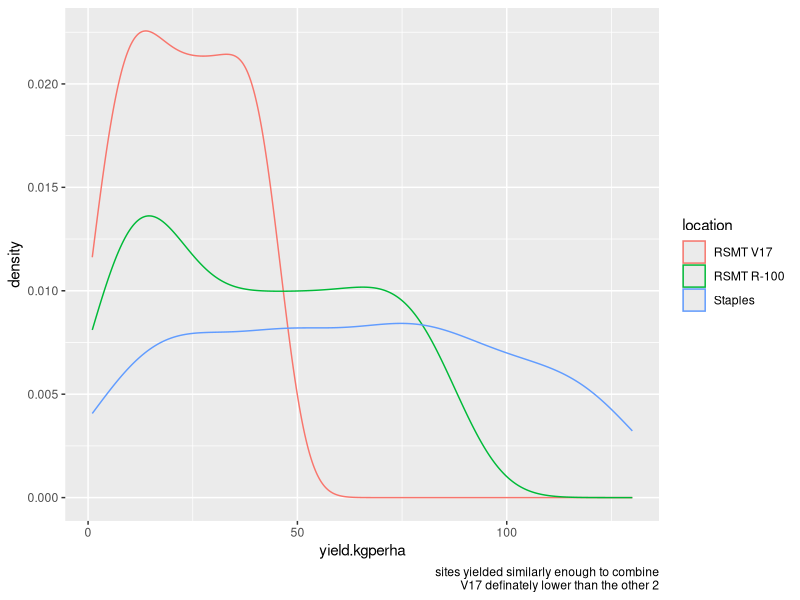

Here is the R script that generated this plot: (Note: this script raises an error after producing the figure.)
# Targeted hypothesis testing of the N-rate timing dataset
# Jesse
# 9Dec2022
# Due date: 12Dec2022


# Preliminary findings ----------------------------------------------------

# I read the report by Dominic and I felt we need to simplify the analysis and story. 

# if there's time and space we can expand with supplementary material and the
# more complex aspects of the models dominic fitted and the limitations of the
# conclusions we can draw from them.

# It seems dominic analyzed each site seperately and each have their own
# Rmarkdown files. Dataframe naming is not consistent. Sometimes 0N plots are
# "Unfertilized", sometimes "control", sometimes "ntiming_update", sometimes
# "nupdate_timing".

# comments ----------------------------------------------------------------

# grain yields are ranging from 10-100 kg ha at each site, is this a conversion
# error?

# staples dataset makes the most sense and feels like the strongest dataset 

# r100 seems weird, unfertilized and low fertilized did best--was this due to
# lodging?

# V17 seems good, but less responsive to treatments

# key conclusions ---------------------------------------------------------

# yields differ among stand age
# yields differ in plots that were not fertilized vs plots that were fertilized


# import data -------------------------------------------------------------
library(tidyverse)
library(lme4)
library(emmeans)

# see "import_data_allsites.R"

# import data separately from sites ---------------------------------------

# Bringing in datasets from Dominics markdown files for hypothesis testing, each
# site remains separate

rsmtv17<- read.csv("Rosemount-V17.csv", header=T)
rsmtv17 %>% 
  rename_all(tolower) %>% 
  dplyr::select(year,experiment,location,id,treatment,
                napplied,ntiming,stand.age,block,
                yield.kgperha
  ) %>% 
  mutate_all(factor) %>% 
  mutate(yield.kgperha = as.numeric(yield.kgperha)) -> dat_v17

r100<- read.csv("Rosemount_R100.csv")

r100 %>% 
  rename_all(tolower) %>% 
  # colnames()
  dplyr::select(year,experiment,location,id,treatment,
                napplied,ntiming,stand.age,block,
                ntiming_newlabel,
                napplied_update,
                yield.kgperha
  ) %>% 
  mutate_all(factor) %>% 
  mutate(yield.kgperha = as.numeric(yield.kgperha)) -> dat_r100

# there are multiple staples datasets
staples <- read.csv("Staples.csv")
staples_split <- read.csv("Staples.Nsplit.analysis.only.csv")

staples %>% 
  rename_all(tolower) %>% 
  # colnames()
  dplyr::select(year,experiment,location,id,treatment,
                napplied,ntiming,stand.age,block,
                ntiming_actual, #is ntiming actual same as ntiming_newlabel?
                updatednrate, #same as napplied_update
                updatedncumsum,
                yield.kgperha,
                cumulative.grain.yield
  ) %>% 
  mutate_all(factor) %>% 
  mutate(yield.kgperha = as.numeric(yield.kgperha),
         cumulative.grain.yield = as.numeric(cumulative.grain.yield)) -> dat_staples

dat_staples %>% 
  filter(ntiming == "Unfertilized" |
           ntiming == "Fall" |
           ntiming == "Spring") -> dat_staples_fallspring

staples_split  %>% 
  rename_all(tolower) %>% 
  # colnames()
  dplyr::select(year,experiment,location,id,treatment,
                napplied,ntiming,stand.age,block,
                summernrate, #only thing different
                yield.kgperha
  ) %>% 
  mutate_all(factor) %>% 
  mutate(yield.kgperha = as.numeric(yield.kgperha)) -> dat_staples_split

# seems like dat_staples is most robust, but lacks summernrate factor



# Combining across sites --------------------------------------------------

# Since N rates and timing were not consistent across sites, analyzing sites
# together is difficult. 

dat_v17 %>% 
  bind_rows(dat_r100) %>% 
  bind_rows(dat_staples) %>% 
  ggplot(aes(yield.kgperha)) +
  geom_density(aes(col=location)) +
  labs(caption = "sites yielded similarly enough to combine
       V17 definately lower than the other 2")


# Option 1: 3 sites, filtered  dataset

# 3 timings: 0N, spring, fall

# [0N, spring(staples+r100:60 spring, v17:80 spring), fall(staples+r100:60 fall,
# v17:80 fall]

dat_v17 %>% 
  # distinct(treatment)
  filter(treatment != "80 Split") %>% 
  # colnames()
  mutate(timing = if_else(
    treatment == "80 Fall",
    "fall",
    if_else(
      treatment == "80 Spring",
      "spring",
      "control"
    )
  )) -> dat_v17_tiny

dat_r100 %>% 
  # distinct(treatment)
  filter(treatment == "60 spring" |
           treatment == "60 fall" |
           treatment == "control") %>% 
  # distinct(treatment)
  # colnames()
  mutate(timing = if_else(
    treatment == "60 fall",
    "fall",
    if_else(
      treatment == "60 spring",
      "spring",
      "control"
    )
  )) -> dat_r100_tiny


dat_staples %>% 
  # distinct(treatment)
  filter(treatment == "60 spring" |
           treatment == "60 fall" |
           treatment == "control") %>% 
  # distinct(treatment)
  # colnames()
  mutate(timing = if_else(
    treatment == "60 fall",
    "fall",
    if_else(
      treatment == "60 spring",
      "spring",
      "control"
    )
  )) -> dat_staples_tiny


# n=27 for each timing

dat_v17_tiny %>% 
  bind_rows(dat_r100_tiny) %>% 
  bind_rows(dat_staples_tiny) %>% 
  # group_by(timing) %>% 
  # tally()
  # filter(timing != "control") %>% 
  # lm(yield.kgperha~timing*stand.age*location,.) %>%
  # lmer(yield.kgperha ~ timing*stand.age +
  #        (1|location),.) %>% 
  # car::Anova()
  # anova()
  # emmeans(~timing*stand.age*location) %>% 
  # multcomp::cld(Letters=letters,reverse=T)
  # as_tibble()
mutate(location = fct_relevel(location,
                              "RSMT V17",
                              .before = "Staples")) %>%
  ggplot(aes(timing,yield.kgperha)) +
  stat_summary() +
  facet_wrap(~location*stand.age,
             scales = "free") +
  labs(caption = "staples shows what I expect...spring does best in yr 1, then fall for year 2 and 3
  r100 continues to be weird, v17 doesn't show much of a timing difference")

# CONCLUSION: Combining across sites shows no effect of fertilizer timing on
# yield except that it's better than not fertilzing. Sites are different,
# staples shows what I would expect (fertilize in spring for year 1 and then
# fall for year 2 and 3), R100 makes no sense and V17 shows little difference in
# timing. Could be explained by sandy staples soil being more responsive to
# fertilizer and V17 just being less responsive. It's a solid conclusion.

# BUT WE NEED TO CHANGE HOW WE CATEGORIZE TIMING
# year1 yields for fall fertilizer is no fertilizer

dat_v17_tiny %>% 
  bind_rows(dat_r100_tiny) %>% 
  bind_rows(dat_staples_tiny) %>%
  mutate(
    timing_improved = if_else(
      timing=="fall" & stand.age == "1",
      "control",
      timing
    ),
    .after=timing
  ) 


# Option 2: 2 sites, 18 treatments

# R100 does not have data for stand.age == 1, so to keep it balanced we need to
# remove the stand.age == 1 data from Staples. n=6 per treatment per site

dat_r100 %>% 
  bind_rows(dat_staples) %>% 
  # drop_na(yield.kgperha) %>%
  # distinct(stand.age)
  filter(stand.age != "1") %>% #R100 does not have 1st year stand age, so remove from stapes
  lm(
    yield.kgperha~treatment*stand.age*location,
    .) %>%
  # anova()
  emmeans(
    # ~treatment:stand.age
    ~treatment*location
  ) %>%
  multcomp::cld()
# ggplot(aes(location,yield.kgperha,
#            col=treatment,
#            fill = treatment)) +
# stat_summary(geom = "bar",
#              position = position_dodge(.6),
#              width=.6,
#              col=1)

# fall applied fertilizer is better in Staples (because we removed year 1 data)
# and the control and low fertiliy 60N treatments are best in R100 because R100
# data is weird. 

# CONCLUSION: Not a good option combining R100 with Staples. We need to cut out
# stand.age==1 data from staples to make comparison and the R100 data just adds
# more noise than insight...unless the insight is that kernza yield response to
# N is noisy--which will need to be discussed, but missing that first stand age
# data is devastating to the story and the control yielding near highest in R100
# makes me think either N was not limiting in R100, fertility treatments were
# incorrectly applied, N caused a penalty due to drought. The impact of N on
# kernza stands in year 2 and 3 is an angle, but we don't want to analyze with
# treatment as a factor with 18 levels but by grouping by timing or rate or split


# START - TIMING AND RATE ON 2-3 YR OLD STANDS FOR GRAIN YIELD
# may need to add in columns to R100
# nappliedupdate
# ntiming_Actual

# dat_r100 %>% 
#   bind_rows(dat_staples) %>% 
#   # colnames()
#   group_by(location,updatednrate) %>% 
#   tally()
#   filter(stand.age != "1") %>% #R100 does not have 1st year stand age, so remove from stapes
#   lm(
#     yield.kgperha~updatednrate,
#     # yield.kgperha~ntiming_actual,
#     .) %>%
#   anova()
#   emmeans(
#     # ~treatment:stand.age
#     ~ntiming_actual
#   ) %>%
#   multcomp::cld()
# END - TIMING AND RATE ON 2-3 YR OLD STANDS FOR GRAIN YIELD



# Option 3: Analyze all sites seperately

# This is what Dominic did. It seems R100 data showed no response to N, whereas
# Staples and V17 did.


# Option 4: Generate new dataset 

# The first solution is making a vector that is N applied prior to grain
# harvest, which dominic did for staples "updatednrate" and r100
# "napplied_update". I added an "updatednrate" column to V17 and made a column
# in r100 that's updatednrate.

dat_r100 %>% 
  mutate(updatednrate = napplied_update) -> dat_r100

dat_v17 %>% 
  # View()
  # colnames()
  # distinct(treatment)
  mutate(napplied = as.character(napplied)) %>% 
  mutate(updatednrate = if_else(
    treatment == "80 Fall" & stand.age =="1",
    "0",
    napplied
  )) %>% 
  mutate(updatednrate = if_else(
    treatment == "80 Split" & stand.age == "1",
    "40",
    napplied
  )) -> dat_v17

# you can fit a nice curve to the data

dat_r100 %>% 
  bind_rows(dat_v17) %>% 
  bind_rows(dat_staples) %>% 
  # lm(yield.kgperha~updatednrate*stand.age,.) %>%
  # anova()
  ggplot(aes(
    as.numeric(updatednrate),
    yield.kgperha,
    col=stand.age,
    group=stand.age,
    shape = location
  )) +
  geom_point() +
  geom_smooth() +
  labs(caption = "V17 messes up standage=1 curve")

# Let's take out V17

dat_r100 %>% 
  # bind_rows(dat_v17) %>% 
  bind_rows(dat_staples) %>% 
  # lm(yield.kgperha~updatednrate*stand.age,.) %>%
  # anova()
  ggplot(aes(
    as.numeric(updatednrate),
    yield.kgperha,
    col=stand.age,
    group=stand.age,
    shape = location
  )) +
  geom_point() +
  geom_smooth() +
  labs(caption = "Pretty nice curve without V17")

# seperate by site

dat_r100 %>% 
  bind_rows(dat_v17) %>% 
  bind_rows(dat_staples) %>% 
  # lm(yield.kgperha~updatednrate*stand.age,.) %>%
  # anova()
  # filter(location == "RSMT V17") %>% 
  ggplot(aes(
    as.numeric(updatednrate),
    yield.kgperha,
    col=stand.age,
    group=stand.age,
    shape = location
  )) +
  geom_point() +
  geom_smooth() +
  facet_wrap(~location) +
  labs(caption = "yield~nrate is different among sites, can't combine
       note V17 only has 3 n rates so loess nor quadratic cannot be fit")


# but this fails to take into account timing. We null hypothesis test for the
# effect of timing on yield (failed to reject Ho that timing didn't matter), but
# we could just build it into the dataframe



# I may have luck rearrange data into the below format

# dataframe we may need(
#   site,
#   year,
#   standage,
#   N_summer,
#   N_spring,
#   N_fall, 
#   N_prior_to_harvest = (spring+summer of year + fall of previous year),
#   split = yes or no,
#   yield
# ) 




  

# Does iwg grain yield differ by timing? ----------------------------------

# Ho: iwg grain yield does not differ when fertilizer is applied at different
# times

## v17
dat_v17 %>% 
  ggplot(aes(yield.kgperha)) +
  stat_bin(aes(fill=stand.age)) +
  labs(caption = "normally distributed within stand age")

dat_v17 %>% 
  # distinct(ntiming)
  filter(ntiming != "control") %>% 
  lm(yield.kgperha~stand.age*ntiming,
          .) -> lm1
anova(lm1)
# I ran mixed model, block didn't help and too many fixed effects made it rank
# deficient. This is the way. 

# we reject Ho that grain yield is similar between 1yr 2yr and 3yr stands

# we fail to reject Ho that grain yield is similar among timings (fall,
# spring, split) 

  
## R100

dat_r100 %>% 
  ggplot(aes(yield.kgperha)) +
  stat_bin(aes(fill=stand.age)) +
  labs(caption = "normally distributed by stand age")

dat_r100 %>% 
  # colnames()
  # lmer(
  #   yield.kgperha~napplied_update*
  #     ntiming+(1|block), 
  #   data=.) # rank defficient, block useless
  # distinct(ntiming)
  filter(ntiming != "control") %>% 
  lm(
    yield.kgperha~stand.age*ntiming,
    .
  ) %>% 
  # summary()
  anova()
  # emmeans(~ntiming)

# reject Ho that grain yield is similar among stand.age

# fail to reject Ho that grain yield is similar among different timings


## staples 

dat_staples %>% 
  # glimpse()
  # lmer(
    # yield.kgperha~ntiming_actual*
      # stand.age+(1|block),
    # data=.) # rank defficient, block useless
  # distinct(ntiming)
  filter(ntiming != "Unfertilized") %>% 
  lm(
    # yield.kgperha~stand.age*ntiming_actual,
    yield.kgperha~stand.age*ntiming,
    .
  ) %>% 
  # summary()
  anova()
  # emmeans(~ntiming) 

# reject Ho that grain yield is the same among timing HOWEVER we may not be able
# to reject this at all stand ages

dat_staples %>% 
  filter(ntiming != "Unfertilized") %>% 
  ggplot(aes(
    ntiming,
    # ntiming_actual,
    yield.kgperha)) +
  stat_summary() +
  # geom_jitter(width = .2) +
  # geom_boxplot(fill=NA,width=.2) +
  facet_wrap(~stand.age)

# looks like trend is consistent except for year 1 which makes sense because
# ntiming was weird because in fall year 1 don't see that fertilizer until year
# 2. I say we deal with that data another way that adding in a bunch of new
# treatment names as in ntiming_actual



## Compiled

# grain yields differ among stand age and between fertilizer (yes vs no), but
# among fertilized plots we fail to reject Ho that grain yields are similar

dat_v17 %>% 
  filter(ntiming != "control") %>% 
  ggplot(aes(ntiming,yield.kgperha)) +
  geom_jitter(width=.2,
              aes(col=stand.age)) +
  geom_boxplot(fill=NA,
               width=.2) +
  labs(caption = "v17\n fail to reject Ho that grain yield is similar among different timings")

dat_r100 %>% 
  filter(ntiming != "control") %>% 
  ggplot(aes(ntiming,yield.kgperha)) +
  geom_jitter(width=.2,
              aes(col=stand.age)) +
  geom_boxplot(fill=NA,
               width=.2) +
  labs(caption = "r100\nfail to reject ho that grain yield is similar among timings")



dat_staples %>% 
  filter(ntiming != "Unfertilized") %>% 
  ggplot(aes(ntiming,yield.kgperha)) +
  geom_jitter(width=.2,
              aes(col=stand.age)) +
  geom_boxplot(fill=NA,
               width=.2) +
  facet_wrap(~stand.age) +
  labs(caption = "staples
  reject ho that yield is same among timing but with standage interaction
       facet wrapping by stand.age due to interaction
       I understand ntiming is not accurate for stand.age==1
       likely adjusting ntiming will remove interaction, but I don't like the ntiming_update ")


# Applied research question addressed: "I'd prefer to fertilize in fall vs.
# spring, can I apply fertilize in the fall and get high yields?

# ANSWER: if fertilizer timing (fall vs. spring) impacts yield potential, we
# failed to detect any differences in V17 and R100. In staples, grain yields
# were higher in the second and third years where fertilizer was applied in the
# fall.


# Does iwg grain yield differ by rate? ------------------------------------

# Ho: Grain yield does not differ among different fertilizer rates

# first compare cumulative yield as a function of cumulative fertilizer

# updatedncumsum and cumulative.grain.yield were only used in figures and no
# metadata exists for how they were calculated

## staples
dat_staples %>% 
  # View()
  # colnames()
  group_by(id,updatednrate) %>% 
  summarise(cumyield = cumsum(yield.kgperha)) %>% 
  # lm(cumyield~updatednrate,.) %>% 
  # anova()
  # emmeans::emmeans(~updatednrate)
  ggplot(aes(
    as.numeric(updatednrate),
    cumyield
  )) +
  geom_point() +
  # geom_smooth() # soooo quadratic omg
  geom_smooth(
    method = "lm",
    formula = y~poly(x,2),
    se=F
  ) +
  labs(caption = "staples
       reject Ho that yields are similar among N applied rates")

dat_v17 %>% 
  # colnames()
  # distinct(napplied) %>%
  group_by(id,napplied) %>% 
  summarise(cumyield = cumsum(yield.kgperha)) %>% 
  lm(cumyield~napplied,.) %>%
  anova()
# not a range of fertility levels, but we reject Ho that yields are similar
# among the 2 fertility levels (0N and 80N)


dat_r100 %>% 
  # colnames()
  group_by(id,napplied_update) %>% 
  summarise(cumyield = cumsum(yield.kgperha)) %>% 
  # lm(cumyield~napplied_update,.) %>%
  # anova()
  ggplot(aes(
    as.numeric(napplied_update),
    cumyield
  )) +
  geom_point() +
  geom_smooth() +
  labs(caption = "R100
       fail to reject Ho that grain yield is similar among fertilizer rates")

# Conclusion: Cumulative yields can be calculated for a given plot over the
# course of the experiment. Plots differ in the amount of N applied. Our Ho is
# that yields do not differ among plots with different N rates. At V17, we had
# two N rates (0 and 80N), we reject Ho that yields were similar among these two
# rates. At staples, we reject the Ho that yields are similar among multiple
# rates and find a very strong quadratic relationship between N rate and yield.
# At R100, we fail to reject Ho


# Compare yield response of n applied prior to harvest (we can assume
# timing does not matter from previous analysis)

dat_staples %>% 
  # colnames()
  ggplot(aes(
    as.numeric(updatednrate),
    yield.kgperha
  )) +
  geom_point(aes(col=stand.age)) +
  geom_smooth(aes(group = stand.age,
                  col=stand.age),
              # method = "lm",
              # formula = y~poly(x,2)
              )
dat_staples %>% 
  lm(
  yield.kgperha~poly(as.numeric(updatednrate),2)*stand.age,
    # yield.kgperha~as.numeric(updatednrate)*stand.age,
  .) %>%
  anova()
  # emmeans::emmeans(~poly(as.numeric(updatednrate),2)*stand.age)
# we reject Ho that grain yields are similar among nrate and stand age, but
# there is an interaction and this effect is not consistent. It seems
# approximately quadratic in all years, but in year 2 there is more of a decline
# at higher N rates which is not true in the other years

# V17
# only 2 rates, cannot make this comparison

# R100
# no difference among rates, let alone will fitting a curve be possible.


# running all code in "Staples.Rmd" to show figures dominic produced

# gg1
# gg2 + labs(caption = "staples")
# gg3 + labs(caption = "staples")
# gg4 + labs(caption = "staples")


# Applied research question addressed: "I'd prefer to fertilize in fall vs.
# spring, can I apply fertilize in the fall and get high yields? Do I need to
# apply more fertilizer in the fall to achieve the same yield response as a
# spring application?

# ANSWER: Previously we were unable to reject the Ho that timing of fertilizer
# does not impact yield. With timing being equal, yields seem to be highest
# around 5-7 nrate. This is most important in the first and second year, but
# overfertilizing in the second year can result in lower yields


# IF iwg grain yields differ by N rate, how do we model? ------------------

# 4 models: no effect, linear, quadratic, quadratic planar


# What is the optimum N rate for grain yield? -----------------------------



# Which treatment does best? ----------------------------------------------

# Assuming you have to pick a fertilizer program to do every year, what is the
# best program?

# mixed effect models didn't really add much

# V17
dat_v17 %>% 
  # glimpse()
  lmer(yield.kgperha~treatment*stand.age +
         (1|block),.) %>% 
  # lm(yield.kgperha~treatment*stand.age,
     # .) %>% 
  # anova()
  emmeans(~treatment)
# 80 fall split for V17

#R100
dat_r100 %>% 
  # glimpse()
  lmer(yield.kgperha~treatment*stand.age +
         (1|block),.) %>% 
  # lm(yield.kgperha~treatment*stand.age,
     # .) %>% 
  # anova()
  emmeans(~treatment) %>% 
  as_tibble() %>% 
  arrange(emmean)
# 60 spring for R100, control is also high. Maybe lodging explains?

# staples
dat_staples %>% 
  # glimpse()
  lmer(yield.kgperha~treatment*stand.age +
         (1|block),.) %>%
  # car::Anova()
  # lm(yield.kgperha~treatment*stand.age,
     # .) %>%
  # anova()
  emmeans(~treatment) %>% 
  as_tibble() %>% 
  arrange(emmean)
# 100 fall split

# we would conclude the fall split applications were associated with the highest
# yielding plots in V17 and staples. R100 yields were highest in spring applied
# and control


# Do grain yields differ when fertilizer is split applied? ----------------

dat_v17 %>% 
  # glimpse()
  mutate(split = str_detect(treatment,"split")) %>% 
  # glimpse()
  distinct(treatment)
# no split treatments in V17


dat_r100 %>% 
  # glimpse()
  filter(treatment != "control") %>% 
  filter(treatment != "140 fall split" &
           treatment != "60 fall" &
           treatment != "60 spring") %>% # making split and not split even
  mutate(split = str_detect(treatment,"split")) %>% 
  # glimpse()
  # group_by(split) %>%
  # distinct(treatment)  
  # arrange(treatment)
  # tally()
  # lm(yield.kgperha~split,.) %>%
  # anova() #lol, even less of an effect after balancing split and not split
  ggplot(aes(split,yield.kgperha)) +
  geom_jitter(width=.2,set.seed(314)) +
  geom_boxplot(fill=NA,
               width = .2) +
  labs(caption = "r100
       fail to reject Ho that yield is the same when fertilizer is split or not")


dat_staples %>% 
  # glimpse()
  mutate(split = str_detect(treatment,"split")) %>% 
  filter(treatment != "control") %>% 
  # distinct(treatment)
  # glimpse()
  # group_by(split) %>%
  # tally()
  # lm(yield.kgperha~split,.) %>% 
  # anova()
  ggplot(aes(split,yield.kgperha)) +
  geom_jitter(width=.2,set.seed(314)) +
  geom_boxplot(fill=NA,
               width = .2) +
  labs(caption = "staples
       fail to reject Ho that yield is the same when fertilizer is split or not")
